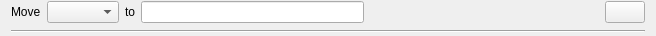
<?xml version="1.0" encoding="UTF-8"?>
<ui version="4.0">
 <class>Form</class>
 <widget class="QWidget" name="Form">
  <property name="geometry">
   <rect>
    <x>0</x>
    <y>0</y>
    <width>656</width>
    <height>36</height>
   </rect>
  </property>
  <property name="windowTitle">
   <string>Form</string>
  </property>
  <layout class="QVBoxLayout" name="verticalLayout">
   <property name="topMargin">
    <number>0</number>
   </property>
   <property name="bottomMargin">
    <number>0</number>
   </property>
   <item>
    <layout class="QHBoxLayout" name="horizontalLayout">
     <item>
      <widget class="QLabel" name="label">
       <property name="text">
        <string>Move</string>
       </property>
      </widget>
     </item>
     <item>
      <widget class="QComboBox" name="device"/>
     </item>
     <item>
      <widget class="QLabel" name="label_2">
       <property name="text">
        <string>to</string>
       </property>
      </widget>
     </item>
     <item>
      <widget class="QLineEdit" name="target"/>
     </item>
     <item>
      <widget class="QLabel" name="unit">
       <property name="text">
        <string/>
       </property>
      </widget>
     </item>
     <item>
      <spacer name="horizontalSpacer">
       <property name="orientation">
        <enum>Qt::Horizontal</enum>
       </property>
       <property name="sizeHint" stdset="0">
        <size>
         <width>40</width>
         <height>20</height>
        </size>
       </property>
      </spacer>
     </item>
     <item>
      <widget class="QPushButton" name="delBtn">
       <property name="sizePolicy">
        <sizepolicy hsizetype="Minimum" vsizetype="Fixed">
         <horstretch>0</horstretch>
         <verstretch>0</verstretch>
        </sizepolicy>
       </property>
       <property name="text">
        <string/>
       </property>
       <property name="icon">
        <iconset resource="../../../../../../resources/nicos-gui.qrc">
         <normaloff>:/remove</normaloff>:/remove</iconset>
       </property>
      </widget>
     </item>
    </layout>
   </item>
   <item>
    <widget class="Line" name="line">
     <property name="orientation">
      <enum>Qt::Horizontal</enum>
     </property>
    </widget>
   </item>
  </layout>
 </widget>
 <resources>
  <include location="../../../../../../resources/nicos-gui.qrc"/>
 </resources>
 <connections/>
</ui>
